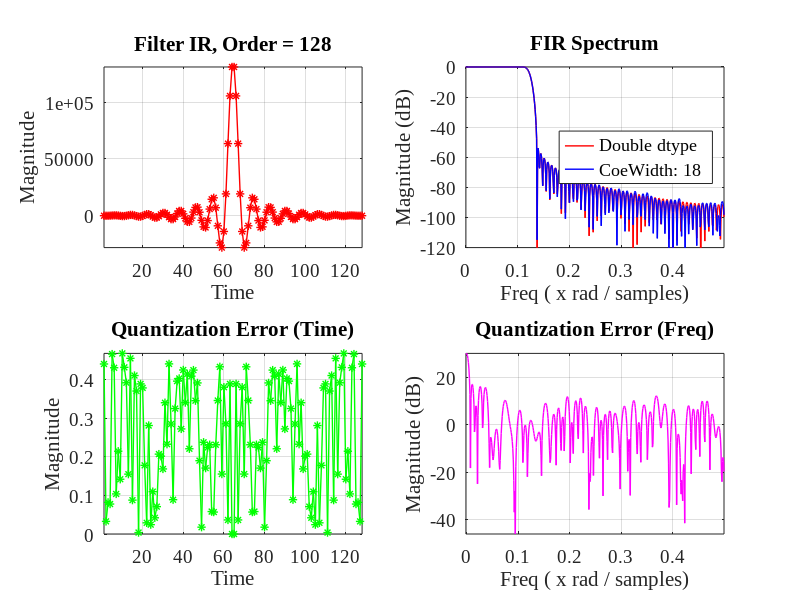
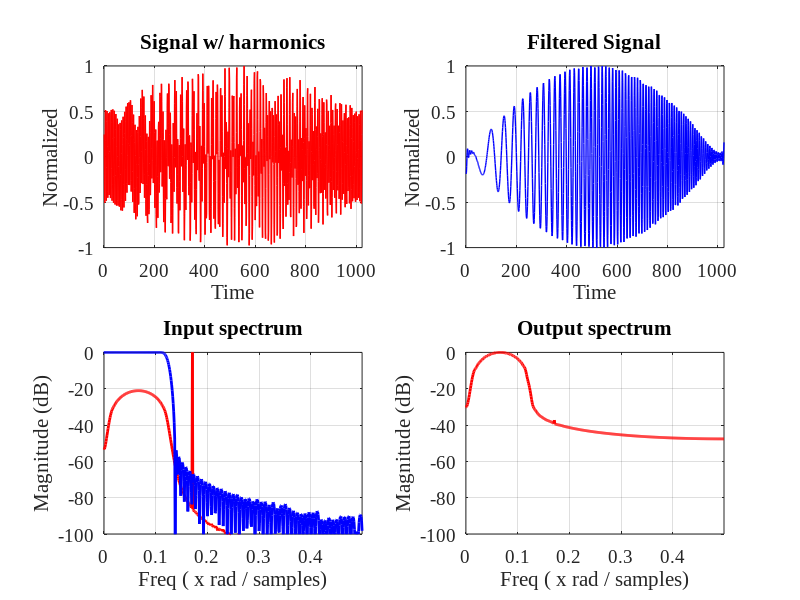

Write MATLAB code to recreate these figures, in order.
%% -----------------------------------------------------------------------
%
% Title       : fir_test.m
% Author      : Alexander Kapitanov	
% Company     : Insys
% E-mail      : sallador@bk.ru 
% Version     : 1.0	 
%
%-------------------------------------------------------------------------
%
% Description : 
%    Create your FIR filters and use it in FPGA projects!
%
%-------------------------------------------------------------------------
%
% Version     : 1.0 
% Date        : 2017.01.01 
%
%% -----------------------------------------------------------------------   
set(0, 'DefaultAxesFontSize', 14, 'DefaultAxesFontName', 'Times New Roman');
set(0, 'DefaultTextFontSize', 14, 'DefaultTextFontName', 'Times New Roman'); 

close all;
clear all;
clf;

%% -----------------------------------------------------------------------

% if IS_XXX = 'y' - use section, else if IS_XXX = 'n' - don't use section
IS_PLOT1 = 'Y'; % Main info: FIR: Impulse/Freq responce, Quant. errors
IS_PLOT2 = 'Y'; % Signal data plot via FIR filter

IS_COE   = 'N'; % create *.COE Xilinx file
IS_TAPS  = 'N'; % create *.TAPS file for Graychip
IS_HDR   = 'N'; % create *.H file (header)

IS_HLS   = 'N'; % use example for Vivado HLS

f1 = 125000; % First freq (passband)
Fs = 1000000; % Sampling freq

% f2 = 110000; % Second freq (stopband)

N = 128; % Filter order
COE_WIDTH = 18; % Real width for FIR coeffs (Implementation)

BETA = 5; % Beta (Kaiser)
WIND = kaiser(N, BETA); % KAISER WINDOW IS USED!
%WIND = hamming(N, 'symmetric'); 

NFFT = 2^10; % Number of FFT points (may leave this)

%% -----------------------------------------------------------------------
% ---- Set freqs for signal
F1 = 10; 
F2 = 100; 
F3 = 1400; 
F4 = 0; 

Asig = (2^15)-1;
Fsig = 4;
Fm = NFFT/8;
Fnz = 350;
Anz = 1;

SNR = 30; % Set noise params

%% ------------------N----------------------------------------------------
% Calculate filter
%delta_f = f2-f1;
f =  [f1]/(Fs/2);
t = 1:N;

% Filter type: 'low', 'high', 'stop', 'pass';
Hc = fir1(N-1, f, 'low', WIND);

Hc_n = (Hc/max(Hc))*(2^(COE_WIDTH-1)-1);
Hc_r = round(Hc_n);
Hf = 20 * log10(abs(fftshift(fft(Hc_n, NFFT))));
Sp_err = 20*log10(abs(fftshift(fft(Hc_r, NFFT))));

Hph = arg(fftshift(fft(Hc_n, NFFT)));
ff = -0.5:1/NFFT:0.5-1/NFFT;

%freqz(Hc_r);
%freqz(Hc_n);

% Plot FIR in T/F Domains
if (IS_PLOT1 == 'Y')
  figure(1)
    subplot(2,2,1);
    plot(t, Hc_r, '*-', 'LineWidth', 1, 'Color',[1 0 0]);
    axis tight;
    title(['Filter IR, Order = ',num2str(N)]);
    xlabel ('Time');
    ylabel ('Magnitude');
    grid on;

    %  subplot(2,2,2);
    %  plot(ff, Hf-max(Hf), '-', 'LineWidth', 1, 'Color',[0 0 1]);
    %  %axis tight;
    %  axis([0 ff(NFFT) -120 0])
    %  title('FIR filter Spectrum');
    %  xlabel ('Freq ( x rad / samples)');
    %  ylabel ('Magnitude (dB)');  
    %  grid on;
 
    subplot(2,2,2);
    plot(ff, Hf-max(Hf), '-', 'LineWidth', 1, 'Color',[1 0 0]);
    hold on
    
    plot(ff, Sp_err-max(Sp_err), '-', 'LineWidth', 1, 'Color',[0 0 1]);
    grid on;
    axis([0 ff(NFFT) -120 0]) 
    title('FIR Spectrum');
    xlabel ('Freq ( x rad / samples)');
    ylabel ('Magnitude (dB)');  
    legend ('Double dtype', ['CoeWidth: ',num2str(COE_WIDTH)], 'location', 'east'); 
end
%% -----------------------------------------------------------------------
% Find calc error
q1 = abs(Hc_n - Hc_r);
Hc_err = 20*log10(abs(fftshift(fft(q1, NFFT))));

if (IS_PLOT1 == 'Y')
  figure(1)
    subplot(2,2,3);
    plot(q1, '*-', 'LineWidth', 1, 'Color',[0 1 0]);
    axis tight;
    title('Quantization Error (Time)');
    xlabel ('Time');
    ylabel ('Magnitude');  
    grid on; 

    subplot(2,2,4);
    plot(ff(NFFT/2:NFFT), Hc_err(NFFT/2:NFFT), '-', 'LineWidth', 1, 'Color',[1 0 1]);
    title('Quantization Error (Freq)');
    % axis([0 0.5 -60 20])
    axis tight;
    xlabel ('Freq ( x rad / samples)');
    ylabel ('Magnitude (dB)');  
    grid on;
end 
%% -----------------------------------------------------------------------
% Find spectrun error for implementation

% Sp_err = 20*log10(abs(fftshift(fft(Hc_r, NFFT))));

%figure(2)
%  plot(ff, Hf-max(Hf), '-', 'LineWidth', 1, 'Color',[1 0 0]);
%  hold on
%  
%  plot(ff, Sp_err-max(Sp_err), '-', 'LineWidth', 1, 'Color',[0 0 1]);
%  grid on;
%  axis([0 ff(NFFT) -120 0]) 
%  title('Frequency Spectrum for Implementation');
%  xlabel ('Freq ( x rad / samples)');
%  ylabel ('Magnitude (dB)');  
%  legend ('Red - Double', 'Blue - Quantized', 'location', 'northeast');
%% -----------------------------------------------------------------------

% Create signal for FIR filter !
SEED = 1;

% Signal #1
SIGNAL = sin(2*pi*[1:NFFT]*(F1/NFFT))+sin(2*pi*[1:NFFT]*(F2/NFFT)) + ...
  + sin(2*pi*[1:NFFT]*(F3/NFFT))+sin(2*pi*[1:NFFT]*(F4/NFFT));

% Signal #2

SIGNAL = zeros(1,NFFT);
for i = 1:NFFT
  SIGNAL(1,i) = round(Asig * cos((Fsig*i + (Fm / NFFT)*i*i/2) * 2*pi/NFFT) * sin(i* pi / NFFT)) + ...
  + round((Asig/Anz) * cos(Fnz * i * pi / NFFT));
% SIGNAL(1,i) = sin(600 * i * pi / NFFT);

end
  
Dt = awgn(SIGNAL, SNR, 0, SEED);     
SIGNAL = Dt;  

FFT_SIG = 20 * log10(abs(fftshift(fft(SIGNAL, NFFT))));
SIGFIL = filter2 (Hc_r, SIGNAL, "same");
% SIGFIL = filter(Hc_r, 1, SIGNAL);

NSig_n = SIGNAL / max(SIGNAL);
FSig_n = SIGFIL / max(SIGFIL);

%% -----------------------------------------------------------------------
figure(2)
  subplot(2,2,1);
  plot(NSig_n, '-', 'LineWidth', 1, 'Color',[1 0 0]);
  grid on;  
  %axis tight;
  axis([0 NFFT/1 -1 1]) 
  title('Signal w/ harmonics');
  xlabel('Time');
  ylabel('Normalized');
  
  subplot(2,2,2)
  plot(FSig_n, '-', 'LineWidth', 1, 'Color',[0 0 1]);
  grid on; 
  %axis tight;
  axis([0 NFFT/1 -1 1]) 
  title('Filtered Signal');
  xlabel('Time');
  ylabel('Normalized');

 
XFIL = 20 * log10(abs(fftshift(fft(Hc_r, NFFT))));
FFT_OUT = 20 * log10(abs(fftshift(fft(SIGFIL, NFFT))));
% FFT_OUT = 20 * log10( 10.^(FFT_SIG/20) .* 10.^(XFIL/20));
% FFT_OUT = FFT_SIG + XFIL;
figure(2)
  subplot(2,2,3);
  plot(ff, FFT_SIG-max(FFT_SIG), '-', 'LineWidth', 2, 'Color',[1 0 0]);
  hold on; 
  axis([0 ff(NFFT) -100 0]) 
  
  plot(ff, XFIL-max(XFIL), '-', 'LineWidth', 2, 'Color',[0 0 1]);
  hold off;
  %axis tight;
  axis([0 ff(NFFT) -100 0]) 
  title('Input spectrum');
  xlabel ('Freq ( x rad / samples)');
  ylabel ('Magnitude (dB)');  
  grid on; 
  
  subplot(2,2,4);
  plot(ff, FFT_OUT-max(FFT_OUT), '-', 'LineWidth', 2, 'Color',[1 0 0]);
  axis([0 ff(NFFT) -100 0]) 
  title('Output spectrum');
  xlabel ('Freq ( x rad / samples)');
  ylabel ('Magnitude (dB)');  
  grid on;

%[n, w, beta, ftype] = kaiserord ([1000, 1200], [1, 0], [0.05, 0.05], 11025);
% b = fir1 (n, w, kaiser (n+1, beta), ftype, "noscale");
% freqz (b, 1, [], 11025);  
  
%radix=10;
%coefdata=-200,1200,2047,1200,-200;

%% -----------------------------------------------------------------------
% Load coefs to files: .coe, .taps, .h

if (IS_COE == 'Y') 
  fid = fopen ("fir_filter.coe", "w");
  fprintf(fid, "Radix = 10;\n");
  fprintf(fid, "Coefficient_Width = %d;\n", COE_WIDTH);
  fprintf(fid, "Coefdata =\n");
  for i = 1:N
    if (i == N)
      fprintf(fid, "%d;\n", Hc_r(1,i));
    else
      fprintf(fid, "%d,\n", Hc_r(1,i));
    end
  end
  fclose(fid);
end

if (IS_TAPS == 'Y') 
  fid = fopen ("fir_filter.taps", "w");
  for i = 1:N
    fprintf(fid, "%d\n", Hc_r(1,i));
  end
  fclose(fid);
end

if (IS_HDR == 'Y') 
  fid = fopen ("fir_filter.h", "w");
  fprintf(fid, "const int BL = %d;\n",  N);
  fprintf(fid, "const int B[%d] = {\n", N);
  for i = 1:N
    if (i == N)
      fprintf(fid, "%d}\n", Hc_r(1,i));
    else
      fprintf(fid, "%d,\n", Hc_r(1,i));
    end
  end
  fclose(fid);
end
%% -----------------------------------------------------------------------
if (IS_HLS == 'Y')
  Asig = (2^14)-1;
  Fsig = 1;
  Fm = NFFT/2;

  % Signal #1
  Dat = zeros(NFFT,1);
  for i = 1:NFFT
    Dat(i,1) = round(Asig * cos((Fsig*i + (Fm / NFFT)*i*i/2) * 2*pi/NFFT) * sin(i* pi / NFFT));
  end

  % Signal #2
  MD = 128;
  for i = 1:NFFT
    if (mod(i,MD) == 1)
      Dat(i,1) = round(Asig);
    else
      Dat(i,1) = 0;
    end
  end

  % Adding noise
  SNR = -10;
  SEED = 1;

  DatX = awgn(Dat, SNR, 0, SEED);     
  DSV = round(DatX);
  %% ------------------------------------------------------------------------

  % Save data to file
  % fid = fopen ('din.dat', 'w');
  % for i = 1:NFFT
  %     fprintf(fid, '%d %d\n', i, DSV(i));
  % end
  % fclose(fid);

 
  % FIR Filter
  COEF = Hc_r / 2^18;
  Dout = filter(COEF, 1, DSV);
  DFIR = round(Dout/2^0);

 %% -----------------------------------------------------------------------
  figure(3) % Plot loaded data in Time Domain
  subplot(2,1,1)  
  plot(DSV(1:NFFT), '-', 'LineWidth', 1, 'Color',[1 0  0])

  hold on
  grid on
  axis tight     
  title(['Input Data'])
  %% ------------------------------------------------------------------------
  figure(3) % Plot loaded data in Time Domain
  subplot(2,1,2)
  % plot(Hc_r(1:N), '-', 'LineWidth', 1, 'Color',[0 0  1])
  plot(Dout(1:NFFT), '-', 'LineWidth', 1, 'Color',[0 0  1])
  hold on
  grid on
  axis tight     
  %title(['FIR IR'])
  title(['Output Data'])
  %% ------------------------------------------------------------------------


%  figure(3) % Plot loaded data in Time Domain
%  subplot(2,2,3)
%  plot(Dout(1:NFFT), '-', 'LineWidth', 1, 'Color',[1 0  0])
%  hold on
%  grid on
%  axis tight     
%  title(['Output Data'])
  %% ------------------------------------------------------------------------
  fid = fopen ('fir_gold.dat', 'w');
  for i = 1:NFFT
    fprintf(fid, '%d\n', DFIR(i));
  end
  fclose(fid);

  fid = fopen ('fir_data.dat', 'w');
  for i = 1:NFFT
    fprintf(fid, '%d\n', DSV(i));
  end
  fclose(fid);

  fid = fopen ('fir_coe.dat', 'w');
  for i = 1:N
    fprintf(fid, '%d\n', Hc_r(i));
  end
  fclose(fid);
end
